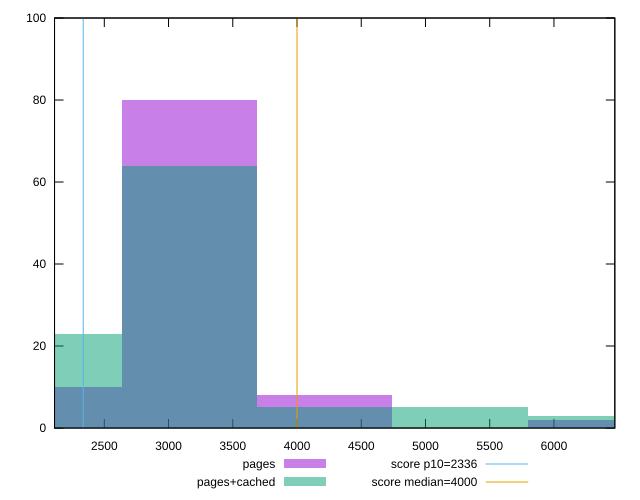

Reproduce this figure in gnuplot.
reset

$pages <<EOF
3160.7339768862203 80
4214.311969181627 8
6321.4679537724405 2
2107.1559845908137 10
EOF

$pagesCached <<EOF
4214.311969181627 5
2107.1559845908137 23
3160.7339768862203 64
6321.4679537724405 3
5267.889961477034 5
EOF

set key outside below
set boxwidth 1053.5779922954068
set xrange [2112.602:6473.8195]
set yrange [0:100]
set trange [0:100]
set style fill transparent solid 0.5 noborder

set parametric
set terminal svg size 640, 500 enhanced background rgb 'white'
set output "reprap/first-contentful-paint/comparison/histogram/0_vs_1.svg"

plot $pages title "pages" with boxes, \
     $pagesCached title "pages+cached" with boxes, \
     2336,t title "score p10=2336", \
     4000,t title "score median=4000"

reset
